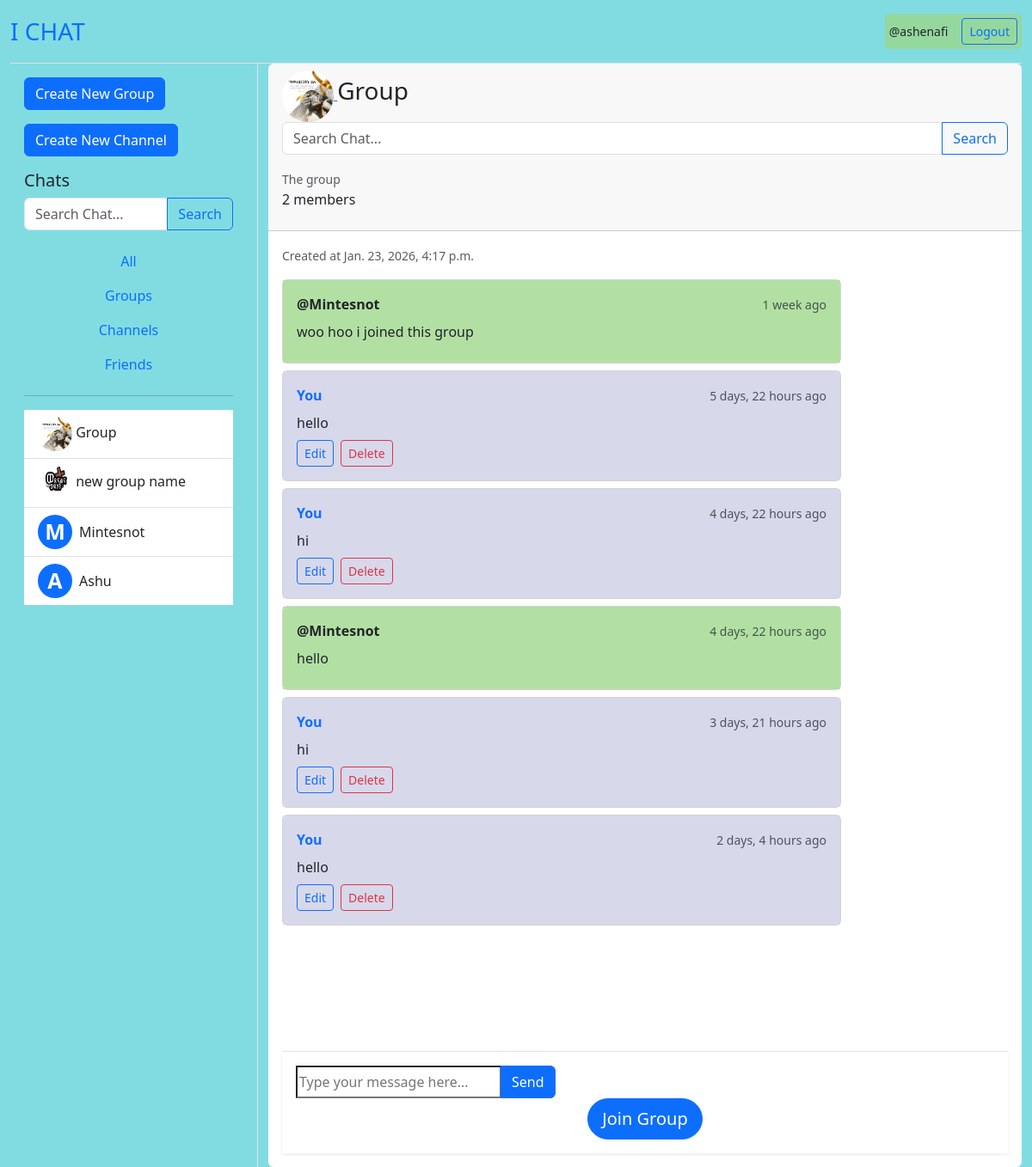
The page /group/group/Group/ (signed in) on the database as committed earlier.
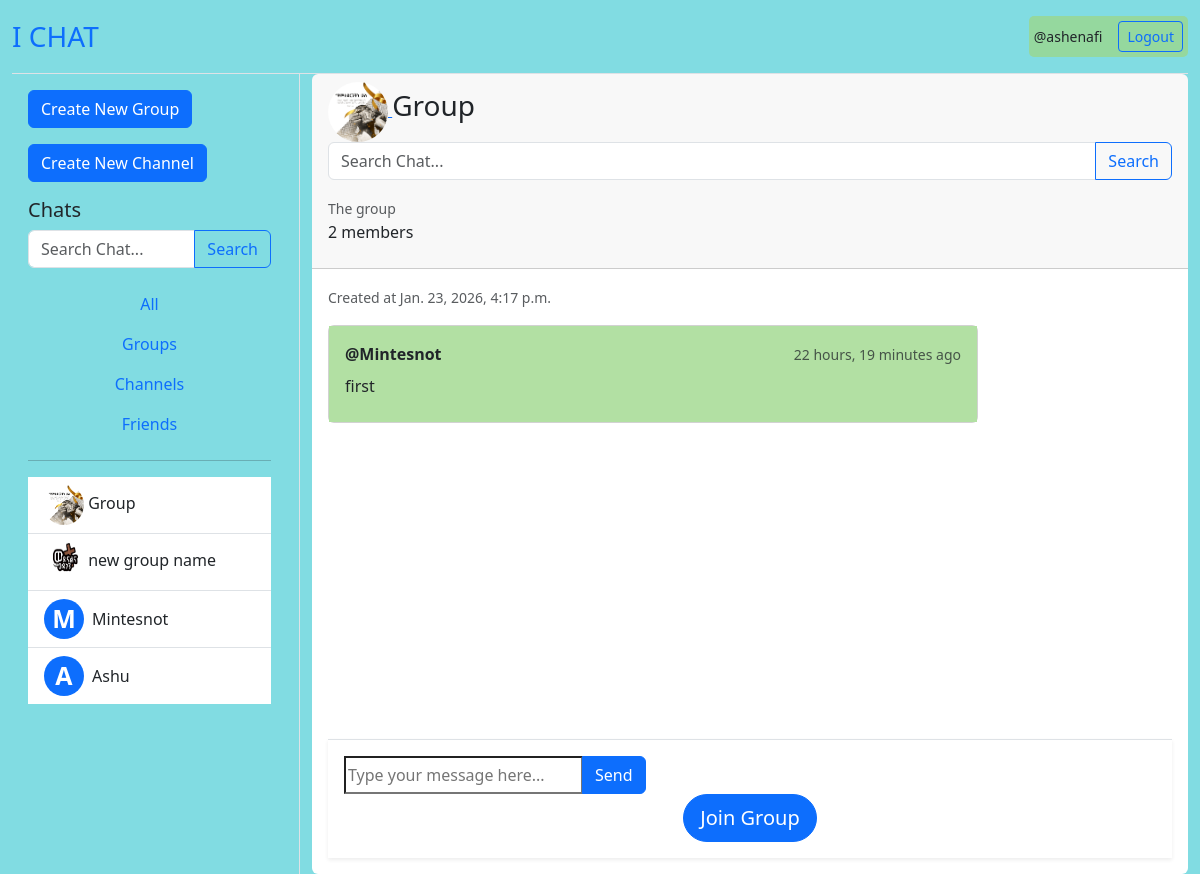
The same page on the database as committed later.
### groups/models.py (models this page shows, shortened)
class Group(models.Model):
    owner = models.ForeignKey(User, on_delete=models.CASCADE)
    name = models.CharField(max_length=100,unique=True)
    profile = models.ImageField(upload_to='profiles/group/',null=True, blank=True)
    description = models.CharField(max_length=300, null=True, blank=True)
    members = models.ManyToManyField(User, related_name="member")
    created_at = models.DateTimeField(auto_now_add=True)
    updated_at = models.DateTimeField(auto_now=True)

class GroupMessage(models.Model):
    owner = models.ForeignKey(User, on_delete=models.CASCADE)
    group = models.ForeignKey(Group, on_delete=models.CASCADE)
    shared_media = models.ImageField(upload_to='shared_media/group/', null=True, blank=True)
    body = models.TextField()
    created_at = models.DateTimeField(auto_now_add=True, null=True)
    updated_at = models.DateTimeField(auto_now=True, null= True)

### groups/views.py (the view)
# urls.py: path('group/', include('groups.urls')),
@login_required(login_url='log-in')
def group(request, group_name):
    group = Group.objects.get(name=group_name)
    q = request.GET.get('q') if request.GET.get('q') != None else ''
    p = request.GET.get('p') if request.GET.get('p') != None else ''
    channels = Channel.objects.filter(Q(name__icontains=q))
    groups = Group.objects.filter(name__icontains=q)
    users = User.objects.filter(username__icontains=q)
    messages = GroupMessage.objects.filter(
        Q(body__icontains = p)
    )
    members = group.members.all()
    form = GroupMessageForm()
    '''if request.method == "POST":
        if request.POST.get('ok') == 'OK':
            group.members.add(request.user)
            return redirect(f'/group/group/{pk}')
        form = GroupMessageForm(request.POST, request.FILES)
        if form.is_valid():
            message = form.save(commit=False)
            message.owner = request.user
            message.group = group
            message.save()'''
    context = {
        'group':group,
        'groups':groups,
        'form':form,
        'messages':messages,
        'users':users,
        'members': members,
        'channels':channels
    }
    return render(request, 'groups/group.html', context)

### groups/forms.py
class GroupMessageForm(ModelForm):
    class Meta:
        model = GroupMessage
        fields = ['body', 'shared_media']
        widgets = {
            'body': Textarea(attrs={
                'class': 'form-control',
                'rows': 2,
                'name': 'message',
                'data-custom': 'some-value',
                'placeholder': "Type message here..."
            }),
        }

### groups/templates/groups/group.html (shortened to what this page needs)
{% extends 'groups/home.html' %}
{% load static %}
{% block chat %}
<div class="card h-100 border-0">
    <div class="card-header">
        <a href="{% url 'group_profile' group.id %}">
            <img src="{{ group.profile.url }}" alt="profile" style="width: 60px; height: 60px; border-radius: 30px;">
        </a>
        <h3 class="card-title mb-1" style="display: inline-block;">{{group.name}}</h3><br>
        <form action="" method="get" class="mb-3">
            <div class="input-group">
                <input type="search" name="p" placeholder="Search Chat..." class="form-control">
                <button type="submit" class="btn btn-outline-primary">Search</button>
            </div>
        </form>
        <small class="text-muted">{{group.description}}</small>
        <div>
            <p>{{group.members.count}} members</p>
        </div>
    </div>
    <div class="card-body d-flex flex-column p-3">
        <div class="mb-3">
            <small class="text-muted">Created at {{group.created_at}}</small>
        </div>
        <div id="chats" class="flex-grow-1 overflow-auto pb-5" style="max-height: calc(100vh - 200px);">
            <div class="chat-messages" id="chat-messages">
                {% for message in messages %}
                    {% if message.group == group %}
                        <div class="mb-2">
                            <div class="card" style="max-width: 650px;">
                                <div class="card-body p-3" {% if message.owner == request.user %} style="background-color:  rgb(216, 216, 235);" {% else %} style="background-color: rgb(178, 224, 163);" {% endif %}>
                                    <div class="d-flex justify-content-between align-items-center mb-2">
                                        <div class="message-header">
                                            {% if message.owner == request.user %}
                                                <strong class="text-primary">You</strong>
                                            {% else %}
                                                <strong class="text-dark">@{{message.owner}}</strong>
                                            {% endif %}
                                        </div>
                                        <div class="message-time">
                                            <small class="text-muted">{{message.updated_at | timesince}} ago</small>
                                        </div>
                                    </div>
                                    <div class="message-body mb-2">
                                        <div class="message-content">
                                            <p class="mb-0">{{message.body}}</p>
                                        </div>
                                    </div>
                                    {% if message.owner == request.user %}
                                    <div class="d-flex gap-2">
                                        <a href="{% url 'edit_gp_message' message.id %}" class="btn btn-sm btn-outline-primary">Edit</a>
                                        <a href="{% url 'delete_gp_message' message.id %}" class="btn btn-sm btn-outline-danger">Delete</a>
                                    </div>
                                    {% endif %}
                                </div>
                            </div>
                        </div>
                    {% endif %}
                {% endfor %}
            </div>
        </div>
        <form method="post" id="form" class="mt-3 position-sticky bottom-0 bg-white p-3 border-top shadow-sm" enctype="multipart/form-data">
            <div class="input-group">
                <input type="text" id="chat-message-input" class="chat-input" placeholder="Type your message here..."maxlength="1000"/>
                <button id="send-message" type="submit" class="btn btn-primary rounded-end">Send</button>
            </div>
            <div class="text-center">
                <button type="submit" class="btn btn-primary btn-lg rounded-pill">Join Group</button>
            </div>
        </form>
    </div>
</div>
{% endblock %}

### groups/templates/groups/home.html (shortened to what this page needs)
{% extends 'groups/base.html' %}
{% block content %}
<div class="container-fluid vh-100">
    <div class="row h-100">
        <div class="col-md-4 col-lg-3 border-end d-flex flex-column">
            <div class="p-3 flex-grow-1 overflow-auto">
                <a href="{% url 'create_group' %}" class="btn btn-primary mb-3">Create New Group</a>
                <a href="{% url 'create_channel' %}" class="btn btn-primary mb-3">Create New Channel</a>
                <h3 class="h5">Chats</h3>
                <form action="" method="get" class="mb-3">
                    <div class="input-group">
                        <input type="search" name="p" placeholder="Search Chat..." class="form-control">
                        <button type="submit" class="btn btn-outline-primary">Search</button>
                    </div>
                </form>
                <div class="nav flex-column">
                    <button class="nav-link">All</button>
                    <button class="nav-link">Groups</button>
                    <button class="nav-link">Channels</button>
                    <button class="nav-link">Friends</button>
                </div>
                <hr>
                <div class="list-group list-group-flush">
                    {% for group in groups %}
                    <a href="{% url 'group' group.name %}" class="list-group-item list-group-item-action" >
                        <img src="{{ group.profile.url }}" alt="profile" style="width: 40px; height: 40px; border-radius: 20px;">
                        {{group.name}}
                    </a>
                    {% endfor %}
                    {% for user in users %}
                        {% if user != request.user %}
                            <a href="{% url 'friend' user.username %}" class="list-group-item list-group-item-action">
                                <div class="d-flex align-items-center">
                                        <div class="avatar bg-primary text-white rounded-circle d-flex align-items-center justify-content-center me-2"
                                             style="width: 40px; height: 40px; font-weight: bold; font-size: 25px;">
                                            {{ user.username|first|upper }}
                                        </div>
                                    {{ user.username.capitalize }}
                                </div>
                            </a>
                        {% endif %}
                    {% endfor %}
                </div>
            </div>
        </div>
        <div class="col-md-8 col-lg-9 d-flex flex-column">
            <div class="flex-grow-1 d-flex flex-column">
                {% block chat %}
                {% endblock %}
            </div>
        </div>
    </div>
</div>
{% endblock %}

Rows that differ between the two databases and show on the page:
removed GroupMessage: owner "Mintesnot", updated_at "1 week", body "woo hoo i joined this group"
removed GroupMessage: shows "You", updated_at "5 days, 22 hours", body "hello", shows "Edit"
removed GroupMessage: shows "You", updated_at "4 days, 22 hours", body "hi", shows "Edit"
removed GroupMessage: owner "Mintesnot", updated_at "4 days, 22 hours", body "hello"
removed GroupMessage: shows "You", updated_at "3 days, 21 hours", body "hi", shows "Edit"
removed GroupMessage: shows "You", updated_at "2 days, 4 hours", body "hello", shows "Edit"
added GroupMessage: owner "Mintesnot", updated_at "22 hours, 19 minutes", body "first"
